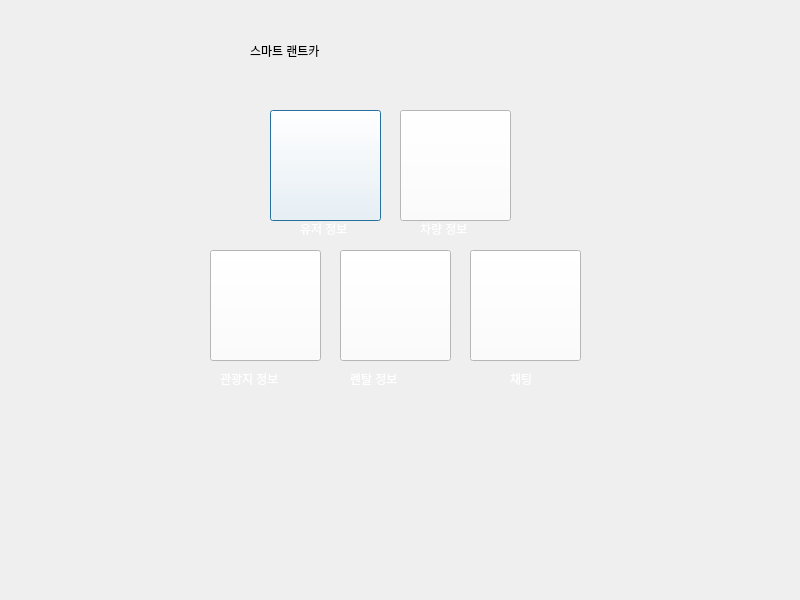
<?xml version="1.0" encoding="UTF-8"?>
<ui version="4.0">
 <class>Main_Page</class>
 <widget class="QDialog" name="Main_Page">
  <property name="geometry">
   <rect>
    <x>0</x>
    <y>0</y>
    <width>800</width>
    <height>600</height>
   </rect>
  </property>
  <property name="minimumSize">
   <size>
    <width>800</width>
    <height>600</height>
   </size>
  </property>
  <property name="maximumSize">
   <size>
    <width>800</width>
    <height>600</height>
   </size>
  </property>
  <property name="windowTitle">
   <string>Smart RentCar</string>
  </property>
  <property name="styleSheet">
   <string notr="true"/>
  </property>
  <widget class="QPushButton" name="user_info">
   <property name="geometry">
    <rect>
     <x>270</x>
     <y>110</y>
     <width>111</width>
     <height>111</height>
    </rect>
   </property>
   <property name="styleSheet">
    <string notr="true">
background-color: rgb(255, 255, 255);</string>
   </property>
   <property name="text">
    <string/>
   </property>
   <property name="icon">
    <iconset resource="image.qrc">
     <normaloff>:/new/image/image/user.png</normaloff>:/new/image/image/user.png</iconset>
   </property>
   <property name="iconSize">
    <size>
     <width>100</width>
     <height>200</height>
    </size>
   </property>
  </widget>
  <widget class="QPushButton" name="car_info">
   <property name="geometry">
    <rect>
     <x>400</x>
     <y>110</y>
     <width>111</width>
     <height>111</height>
    </rect>
   </property>
   <property name="styleSheet">
    <string notr="true">
background-color: rgb(255, 255, 255);</string>
   </property>
   <property name="text">
    <string/>
   </property>
   <property name="icon">
    <iconset resource="image.qrc">
     <normaloff>:/new/image/image/car.png</normaloff>:/new/image/image/car.png</iconset>
   </property>
   <property name="iconSize">
    <size>
     <width>111</width>
     <height>111</height>
    </size>
   </property>
  </widget>
  <widget class="QPushButton" name="travel_info">
   <property name="geometry">
    <rect>
     <x>210</x>
     <y>250</y>
     <width>111</width>
     <height>111</height>
    </rect>
   </property>
   <property name="styleSheet">
    <string notr="true">
background-color: rgb(255, 255, 255);</string>
   </property>
   <property name="text">
    <string/>
   </property>
   <property name="icon">
    <iconset resource="image.qrc">
     <normaloff>:/new/image/image/island.png</normaloff>:/new/image/image/island.png</iconset>
   </property>
   <property name="iconSize">
    <size>
     <width>120</width>
     <height>120</height>
    </size>
   </property>
  </widget>
  <widget class="QPushButton" name="reserv_info">
   <property name="geometry">
    <rect>
     <x>340</x>
     <y>250</y>
     <width>111</width>
     <height>111</height>
    </rect>
   </property>
   <property name="styleSheet">
    <string notr="true">
background-color: rgb(255, 255, 255);</string>
   </property>
   <property name="text">
    <string/>
   </property>
   <property name="icon">
    <iconset resource="image.qrc">
     <normaloff>:/new/image/image/rental.png</normaloff>:/new/image/image/rental.png</iconset>
   </property>
   <property name="iconSize">
    <size>
     <width>100</width>
     <height>200</height>
    </size>
   </property>
  </widget>
  <widget class="QPushButton" name="chat_btn">
   <property name="geometry">
    <rect>
     <x>470</x>
     <y>250</y>
     <width>111</width>
     <height>111</height>
    </rect>
   </property>
   <property name="styleSheet">
    <string notr="true">
background-color: rgb(255, 255, 255);</string>
   </property>
   <property name="text">
    <string/>
   </property>
   <property name="icon">
    <iconset resource="image.qrc">
     <normaloff>:/new/image/image/chat.png</normaloff>:/new/image/image/chat.png</iconset>
   </property>
   <property name="iconSize">
    <size>
     <width>130</width>
     <height>100</height>
    </size>
   </property>
   <property name="checkable">
    <bool>false</bool>
   </property>
   <property name="autoRepeat">
    <bool>false</bool>
   </property>
  </widget>
  <widget class="QLabel" name="label">
   <property name="geometry">
    <rect>
     <x>250</x>
     <y>20</y>
     <width>291</width>
     <height>61</height>
    </rect>
   </property>
   <property name="styleSheet">
    <string notr="true">font: 75 36pt &quot;Ubuntu Condensed&quot;;
background-color: rgba(191, 64, 64, 0);</string>
   </property>
   <property name="text">
    <string>스마트 랜트카</string>
   </property>
  </widget>
  <widget class="QLabel" name="label_2">
   <property name="geometry">
    <rect>
     <x>220</x>
     <y>370</y>
     <width>81</width>
     <height>17</height>
    </rect>
   </property>
   <property name="styleSheet">
    <string notr="true">background-color: rgba(191, 64, 64, 0);
color: rgb(255, 255, 255);</string>
   </property>
   <property name="text">
    <string>관광지 정보</string>
   </property>
  </widget>
  <widget class="QLabel" name="label_3">
   <property name="geometry">
    <rect>
     <x>350</x>
     <y>370</y>
     <width>81</width>
     <height>17</height>
    </rect>
   </property>
   <property name="styleSheet">
    <string notr="true">background-color: rgba(191, 64, 64, 0);
color: rgb(255, 255, 255);</string>
   </property>
   <property name="text">
    <string>렌탈 정보</string>
   </property>
  </widget>
  <widget class="QLabel" name="label_4">
   <property name="geometry">
    <rect>
     <x>510</x>
     <y>370</y>
     <width>81</width>
     <height>17</height>
    </rect>
   </property>
   <property name="styleSheet">
    <string notr="true">background-color: rgba(191, 64, 64, 0);
color: rgb(255, 255, 255);</string>
   </property>
   <property name="text">
    <string>채팅</string>
   </property>
  </widget>
  <widget class="QLabel" name="label_5">
   <property name="geometry">
    <rect>
     <x>420</x>
     <y>220</y>
     <width>81</width>
     <height>17</height>
    </rect>
   </property>
   <property name="styleSheet">
    <string notr="true">background-color: rgba(191, 64, 64, 0);
color: rgb(255, 255, 255);</string>
   </property>
   <property name="text">
    <string>차량 정보</string>
   </property>
  </widget>
  <widget class="QLabel" name="label_6">
   <property name="geometry">
    <rect>
     <x>300</x>
     <y>220</y>
     <width>67</width>
     <height>17</height>
    </rect>
   </property>
   <property name="styleSheet">
    <string notr="true">background-color: rgba(191, 64, 64, 0);
color: rgb(255, 255, 255);</string>
   </property>
   <property name="text">
    <string>유저 정보</string>
   </property>
  </widget>
  <widget class="QLabel" name="label_7">
   <property name="geometry">
    <rect>
     <x>-10</x>
     <y>130</y>
     <width>821</width>
     <height>591</height>
    </rect>
   </property>
   <property name="styleSheet">
    <string notr="true">background-color: rgba(191, 64, 64, 0);</string>
   </property>
   <property name="text">
    <string/>
   </property>
   <property name="pixmap">
    <pixmap resource="image.qrc">:/new/background/image/background car.png</pixmap>
   </property>
   <property name="scaledContents">
    <bool>true</bool>
   </property>
  </widget>
  <widget class="QLabel" name="label_8">
   <property name="geometry">
    <rect>
     <x>0</x>
     <y>0</y>
     <width>821</width>
     <height>601</height>
    </rect>
   </property>
   <property name="text">
    <string/>
   </property>
   <property name="pixmap">
    <pixmap resource="image.qrc">:/new/background/image/beach.png</pixmap>
   </property>
   <property name="scaledContents">
    <bool>true</bool>
   </property>
  </widget>
  <zorder>label_8</zorder>
  <zorder>label_7</zorder>
  <zorder>user_info</zorder>
  <zorder>car_info</zorder>
  <zorder>travel_info</zorder>
  <zorder>reserv_info</zorder>
  <zorder>chat_btn</zorder>
  <zorder>label</zorder>
  <zorder>label_2</zorder>
  <zorder>label_3</zorder>
  <zorder>label_4</zorder>
  <zorder>label_5</zorder>
  <zorder>label_6</zorder>
 </widget>
 <resources>
  <include location="image.qrc"/>
 </resources>
 <connections/>
</ui>
